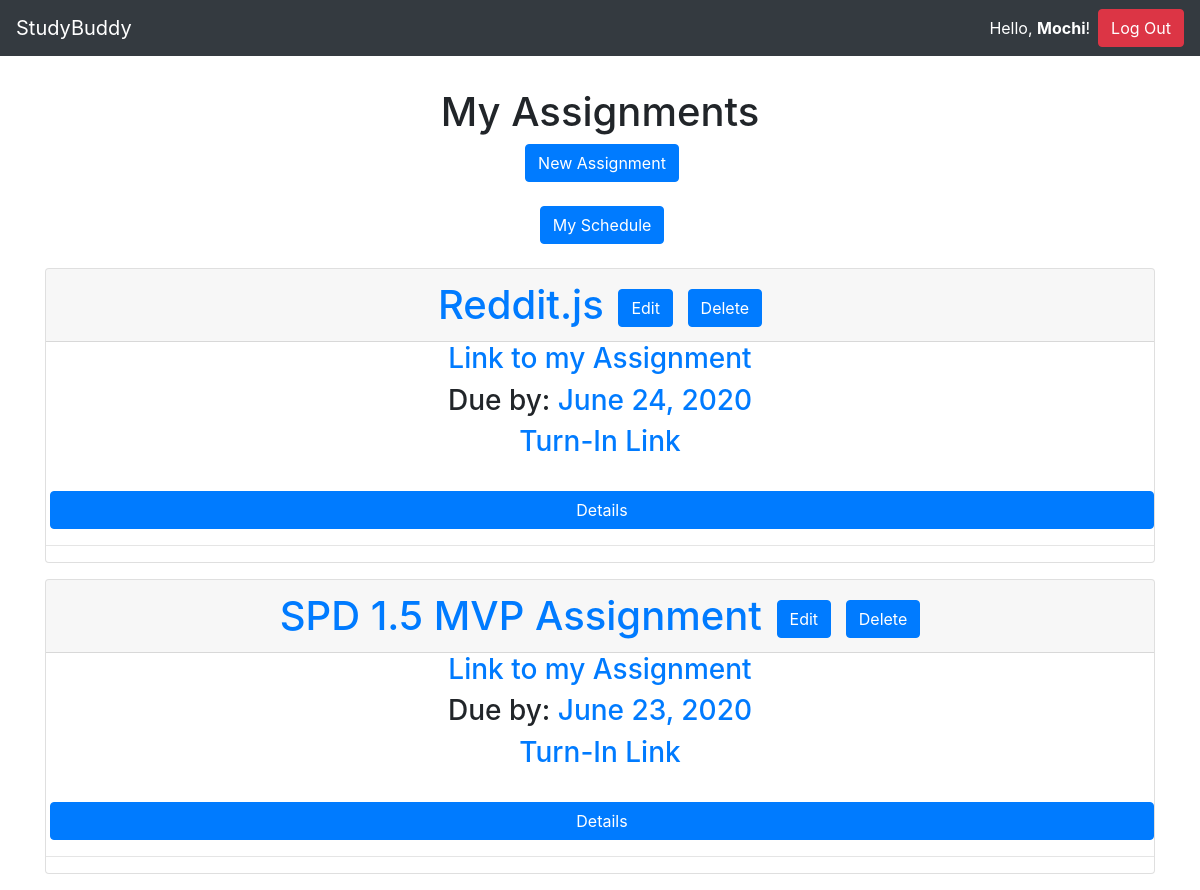
Page / (signed in) on the earlier database version.
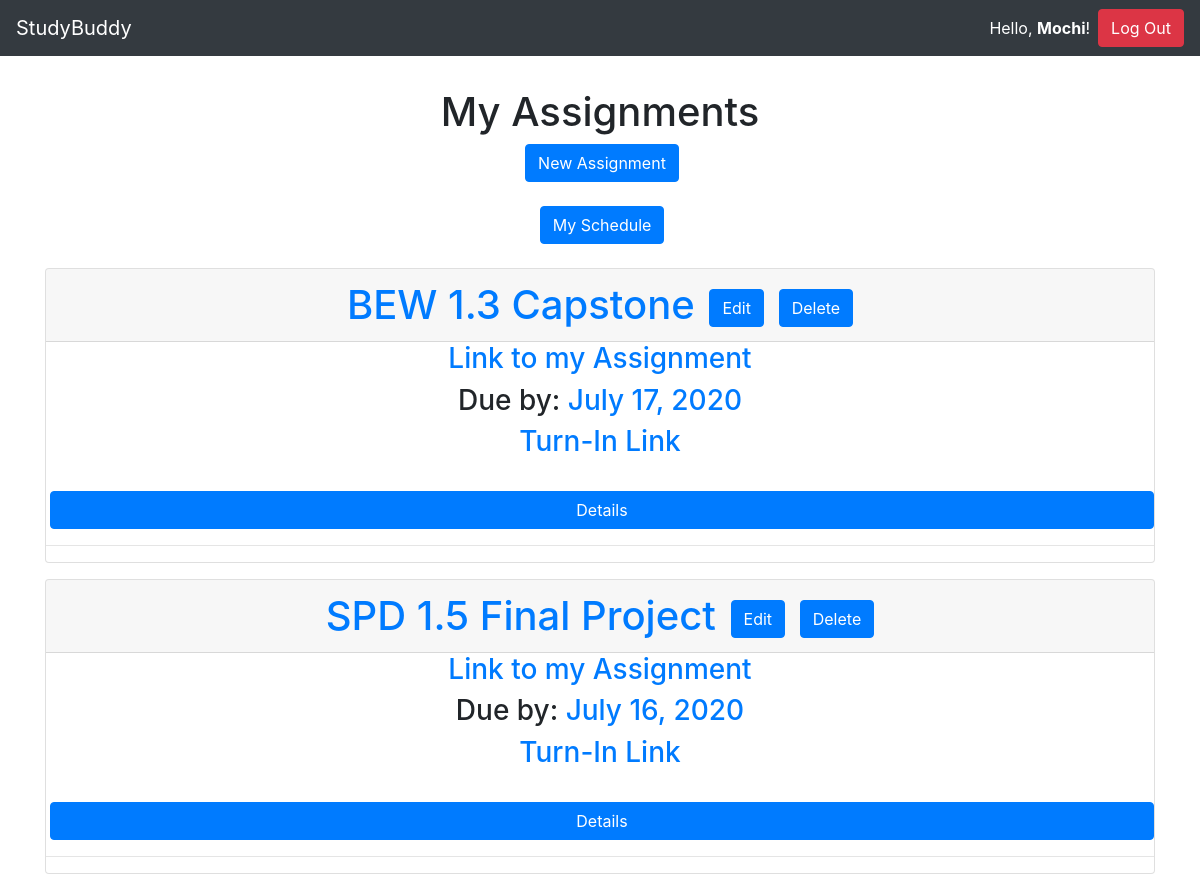
Same page on the later database version.
### assignments/models.py (models this page shows, shortened)
class Assignment(models.Model):
    assignment_name = models.CharField(max_length = 25)
    assignment_link = models.URLField(max_length=200)
    description = models.TextField(help_text="Write the description here.")
    due_date = models.DateField()
    dropbox = models.URLField(max_length = 200)
    slug = models.CharField(max_length=settings.ASSIGNMENT_TITLE_MAX_LENGTH, blank = True, editable = False,
    help_text = "Unique URL Path to access this page.")
    class Meta: #Plural vers of Assignments
        verbose_name_plural = 'Assignments'

### assignments/views.py (the view)
# urls.py: path('', views.index, name="home"),
def index(request):
    assignments_list = Assignment.objects.order_by('-due_date')[:5]
    context = {'assignments_list': assignments_list}
    return render(request, 'assignments/index.html', context)

### assignments/templates/assignments/index.html
{% extends 'base.html' %}
{% block content %}
{% if request.user.is_authenticated %}
{% if assignments_list %}
<center><h1>My Assignments</h1>
<a href="{% url 'new' %}" class="btn btn-primary ml-1">New Assignment</a><br><br>
<a href="{% url 'schedule' %}" class="btn btn-primary ml-1">My Schedule</a><br><br>
</center>
{% for assignment in assignments_list %}
{% include "partials/card.html" %}
{% endfor %}
{% else %}
<center>
<h1>No Assignments.</h1>
<a href="{% url 'new' %}" class="btn btn-primary ml-1">New Assignment</a><br><br>
</center>
{% endif %}
{% else %}
<center><h1>StudyBuddy</h1>
<h2>Log In/Sign Up to Begin!</h2>
</center>
{% endif %}
{% endblock %}

### accounts/templates/base.html (shortened to what this page needs)
<!doctype html>
<html lang="en">
  <head>
    <link rel="stylesheet" href="https://stackpath.bootstrapcdn.com/bootstrap/4.3.1/css/bootstrap.min.css"
>
  </head>
  <body>
    <nav class="navbar navbar-expand-md navbar-dark bg-dark">
      <a class="navbar-brand" href="{% url 'home' %}"> StudyBuddy</a>
      {% if request.user.is_authenticated %}
      <form class="form-inline ml-auto">
        <div class="text-white">Hello, <strong>{{ user.username }}</strong>!</div>
        <a href="{% url 'logout' %}" class="btn btn-danger ml-2">Log Out</a>
        {% else %}
        <a href="{% url 'login' %}" class="btn btn-secondary ml-2">Log In</a>
        <a href="{% url 'signup' %}" class="btn btn-primary ml-2">Sign Up</a>
      {% endif %}
      </form>
    </nav>
    <main role="main" class="container" style="margin-top: 4vh;">
      {% block content %}{% endblock %}
    </main>
  </body>

### assignments/templates/partials/card.html
<div class = "card mb-3">
  <center>
  <h1 class = "card-header"><a href = "{{ assignment.assignment_link }}">{{ assignment.assignment_name }}</a> <a href="{% url 'edit-assignment' assignment.slug %}" class="btn btn-primary ml-1">Edit</a> <a href="{% url 'delete-assignment' assignment.slug %}" class="btn btn-primary ml-1">Delete</a></h1>
  <h3><a href ="{{ assignment.assignment_link }}">Link to my Assignment</a></h3>
  <h3>Due by: <a href = "{{ assignment.dropbox }}">{{ assignment.due_date }}</h3>
    <h3><a href = "{{ assignment.dropbox }}">Turn-In Link</a></h3><br>
    </center>
    <a href="{% url 'assignment-details-page' assignment.slug %}" class="btn btn-primary ml-1">Details</a><hr>
    </div>

Differences in the rows shown:
removed Assignment: assignment_name "Reddit.js", due_date "June 24, 2020"
removed Assignment: assignment_name "SPD 1.5 MVP Assignment", due_date "June 23, 2020"
added Assignment: assignment_name "BEW 1.3 Capstone", due_date "July 17, 2020"
added Assignment: assignment_name "SPD 1.5 Final Project", due_date "July 16, 2020"
